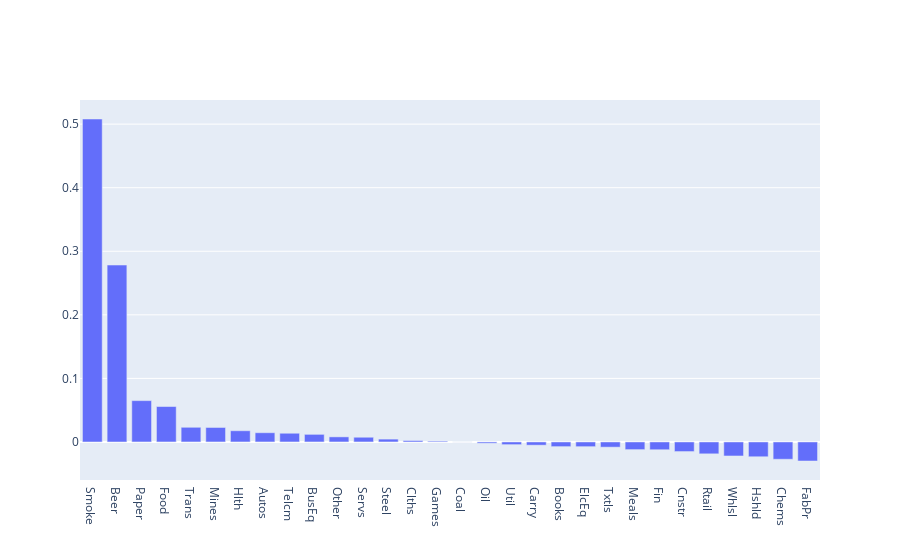

The cell this chart's notebook holds for it:
### Markdown cell above
STYLE MATCHING PLOT USING REGRESSION COEFF

### Code cell
plot_style(style_coeff)

### Figure 1 — Plotly figure (JSON) as saved in the notebook; plotly's stock layout.template omitted (floating-point values rounded to 4 significant figures)
{"data": [{"type": "bar", "x": ["Smoke", "Beer", "Paper", "Food", "Trans", "Mines", "Hlth", "Autos", "Telcm", "BusEq", "Other", "Servs", "Steel", "Clths", "Games", "Coal", "Oil", "Util", "Carry", "Books", "ElcEq", "Txtls", "Meals", "Fin", "Cnstr", "Rtail", "Whlsl", "Hshld", "Chems", "FabPr"], "y": [0.5081, 0.2783, 0.06502, 0.05574, 0.02307, 0.02278, 0.01764, 0.01451, 0.01369, 0.01196, 0.008006, 0.007413, 0.004469, 0.002153, 0.001245, -9.119e-07, -0.001981, -0.004224, -0.005067, -0.007355, -0.007423, -0.008208, -0.01205, -0.01224, -0.01511, -0.0187, -0.02205, -0.02329, -0.02723, -0.02996]}], "layout": {}}
